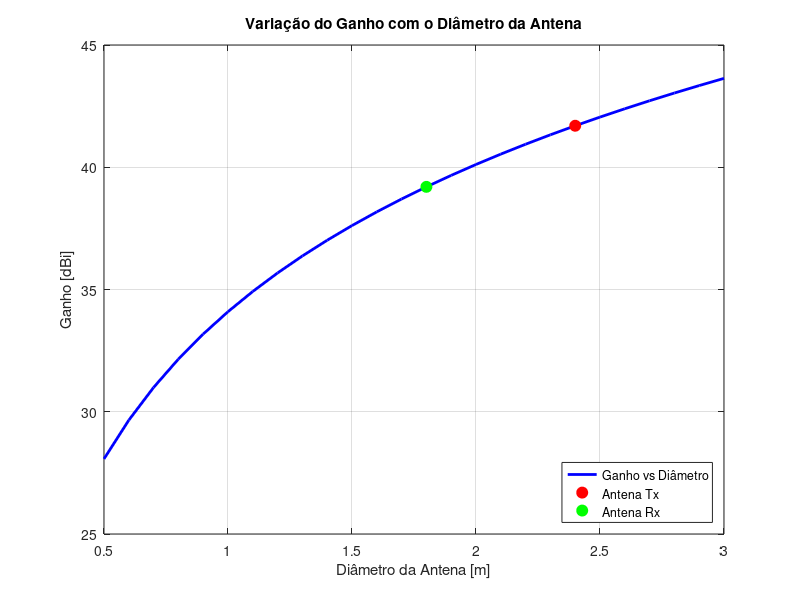

Here is the MATLAB script that generated this plot:
% ITEM 3 - CÁLCULO DO GANHO DAS ANTENAS
% Trabalho Prático RCom - Parte I

clear; clc; close all;

fprintf('=== EX 3 - CÁLCULO DO GANHO DAS ANTENAS ===\n\n');

% --- PARÂMETROS DAS ANTENAS ---
diametro_tx = 2.4;      % Diâmetro do prato transmissor [m]
diametro_rx = 1.8;      % Diâmetro do prato recetor [m] 
eta = 0.65;             % Rendimento da antena (65% - valor típico)
f = 6e9;                % Frequência [Hz] - 6 GHz
c = 3e8;                % Velocidade da luz [m/s]

% --- CÁLCULOS ---
lambda = c/f;

% Ganho para antena parabólica: G = η * (π * D / λ)²
G_tx = eta * (pi * diametro_tx / lambda)^2;
G_rx = eta * (pi * diametro_rx / lambda)^2;

% Converter para dB
G_tx_dB = 10 * log10(G_tx);
G_rx_dB = 10 * log10(G_rx);






% --- APRESENTAÇÃO DE RESULTADOS ---
fprintf('PARÂMETROS DA LIGAÇÃO:\n');
fprintf('  Frequência: %.1f GHz\n', f/1e9);
fprintf('  Comprimento de onda: %.3f m\n', lambda);
fprintf('  Rendimento das antenas: %.0f%%\n\n', eta*100);

fprintf('ANTENA TRANSMISSORA:\n');
fprintf('  Diâmetro do prato: %.1f m\n', diametro_tx);
fprintf('  Ganho: %.2f\n', G_tx);
fprintf('  Ganho: %+.2f dBi\n\n', G_tx_dB);

fprintf('ANTENA RECETORA:\n');
fprintf('  Diâmetro do prato: %.1f m\n', diametro_rx);
fprintf('  Ganho: %.2f\n', G_rx);
fprintf('  Ganho: %+.2f dBi\n\n', G_rx_dB);

fprintf('RESUMO:\n');
fprintf('  Ganho total do sistema: %+.2f dB\n', G_tx_dB + G_rx_dB);

% --- GRÁFICO OPCIONAL - VARIAÇÃO COM DIÂMETRO ---
figure;
diametros = 0.5:0.1:3.0;  % Diâmetros de 0.5 a 3.0 metros
ganhos = eta * (pi * diametros / lambda).^2;
ganhos_dB = 10 * log10(ganhos);

plot(diametros, ganhos_dB, 'b-', 'LineWidth', 2);
hold on;
plot(diametro_tx, G_tx_dB, 'ro', 'MarkerSize', 8, 'MarkerFaceColor', 'r');
plot(diametro_rx, G_rx_dB, 'go', 'MarkerSize', 8, 'MarkerFaceColor', 'g');

xlabel('Diâmetro da Antena [m]');
ylabel('Ganho [dBi]');
title('Variação do Ganho com o Diâmetro da Antena');
legend('Ganho vs Diâmetro', 'Antena Tx', 'Antena Rx', 'Location', 'southeast');
grid on;

fprintf('\n--- Script Item 3 concluído ---\n');